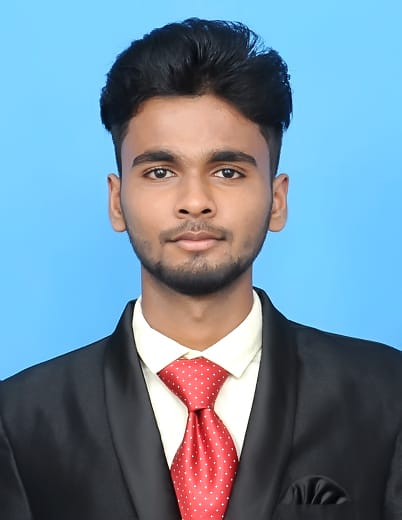
#> input picture ajith photo.jpeg, 402 x 520 px
$ jupyter execute --allow-errors Exp7.ipynb
#> lines starting #> are read from the running program, lines starting #| are printed output that depends on the picture
## Exp-7-Record-HOUGH TRANSFORM
## Name : AJITH KUMAR A
## Reg No: 212223230009

[cell 1]
import cv2
import numpy as np
import matplotlib.pyplot as plt

[cell 2]
image = cv2.imread('ajith photo.jpeg')
#> image is the input picture: shape (520, 402, 3); mean B, G, R 157, 137.6, 111.5

[cell 3]
gray_image = cv2.cvtColor(image, cv2.COLOR_BGR2GRAY)
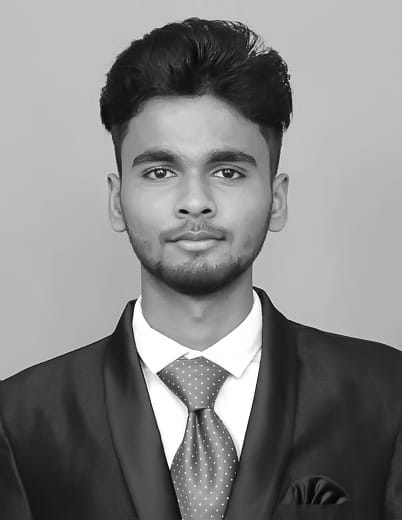
#> gray_image: shape (520, 402); min 0, max 255, mean 132

[cell 4]
edges = cv2.Canny(gray_image, 50, 150, apertureSize=3)
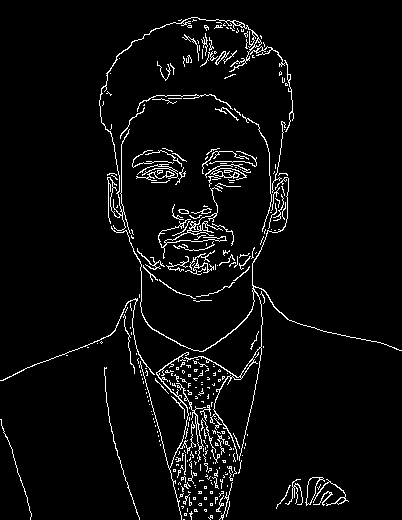
#> edges: shape (520, 402); 4.4% white in thin lines or dots

[cell 5]
# Detect lines using the probabilistic Hough transform
lines = cv2.HoughLinesP(edges, rho=1, theta=np.pi/180, threshold=100, minLineLength=50, maxLineGap=10)
#> lines = [[133, 332, 178, 503], [189, 465, 193, 410], [184, 451, 191, 392], [271, 217, 284, 122]]
# Draw the lines on the original image
output_image = image.copy()

#> (the rest of this cell did not finish here and is left out)

[cell 6]
# Displaying results using Matplotlib
plt.figure(figsize=(12, 12))

# Input Image and Grayscale Image
plt.subplot(2, 2, 1)
plt.imshow(cv2.cvtColor(image, cv2.COLOR_BGR2RGB))
plt.title('Input Image')
plt.axis('off')

plt.subplot(2, 2, 2)
plt.imshow(gray_image, cmap='gray')
plt.title('Grayscale Image')
plt.axis('off')

# Canny Edge Detection Output
plt.subplot(2, 2, 3)
plt.imshow(edges, cmap='gray')
plt.title('Canny Edge Detector Output')
plt.axis('off')

# Hough Transform Result
plt.subplot(2, 2, 4)
plt.imshow(cv2.cvtColor(output_image, cv2.COLOR_BGR2RGB))
plt.title('Hough Transform - Line Detection')
plt.axis('off')

# Display all results
plt.show()
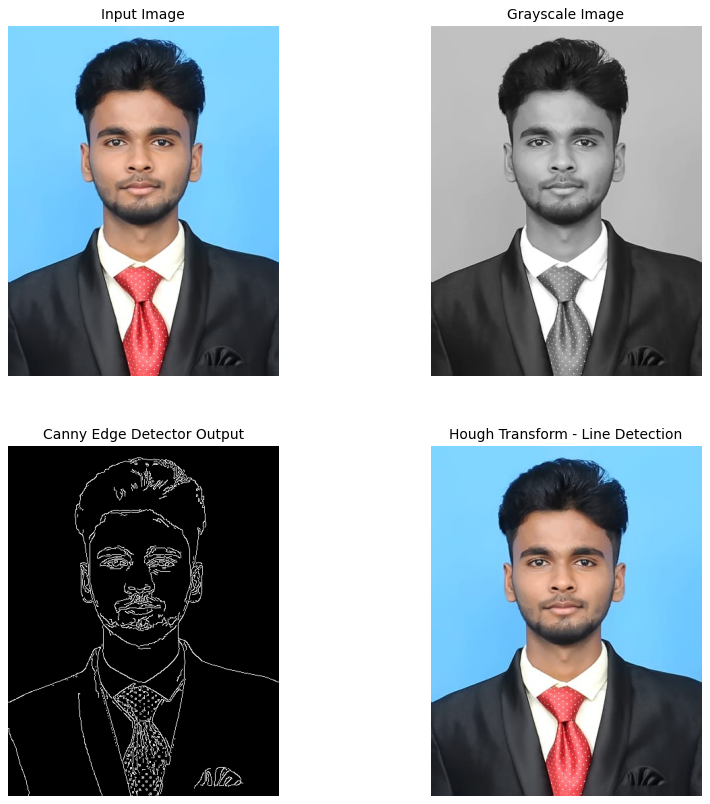
#> figure drawn by matplotlib, 4 panels
